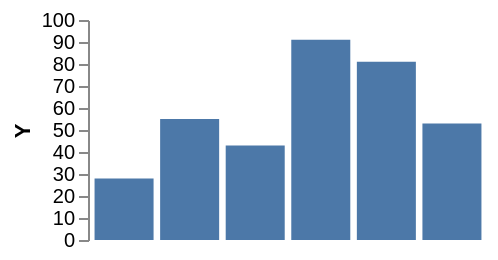

Vega-Lite specification for this chart:
### Vega specification from a JSON file in a GitHub repository (floating-point values rounded to 4 significant figures)
{"width": 200, "height": 120, "padding": 5, "data": [{"name": "t", "values": [{"a": "Alpha", "b": 28, "c": "x", "d": 1}, {"a": "Bravo", "b": 55, "c": "y", "d": 2}, {"a": "Charlie", "b": 43, "c": "x", "d": 3}, {"a": "Delta", "b": 91, "c": "z", "d": 4}, {"a": "Echo", "b": 81, "c": "y", "d": 5}, {"a": "Foxtrot", "b": 53, "c": "z", "d": 6}]}], "scales": [{"name": "x", "type": "band", "domain": {"data": "t", "field": "a"}, "range": "width", "padding": 0.1}, {"name": "y", "type": "linear", "domain": {"data": "t", "field": "b"}, "range": "height", "nice": true}, {"name": "color", "type": "ordinal", "domain": {"data": "t", "field": "c"}, "range": {"scheme": "category10"}}, {"name": "ramp", "type": "linear", "domain": {"data": "t", "field": "d"}, "range": {"scheme": "blues"}}, {"name": "size", "type": "linear", "domain": {"data": "t", "field": "b"}, "range": [10, 200]}, {"name": "shape", "type": "ordinal", "domain": {"data": "t", "field": "c"}, "range": "symbol"}, {"name": "quant", "type": "quantize", "domain": [0, 100], "range": {"scheme": "greens", "count": 4}}], "marks": [{"type": "group", "clip": true, "encode": {"enter": {"width": {"signal": "width"}, "height": {"signal": "height"}}}, "marks": [{"type": "rect", "from": {"data": "t"}, "encode": {"enter": {"x": {"scale": "x", "field": "a"}, "width": {"scale": "x", "band": 1}, "y": {"scale": "y", "field": "b"}, "y2": {"scale": "y", "value": 0}}}}]}], "autosize": {"type": "fit-y", "contains": "content"}, "axes": [{"orient": "left", "scale": "y", "title": "Y"}]}
